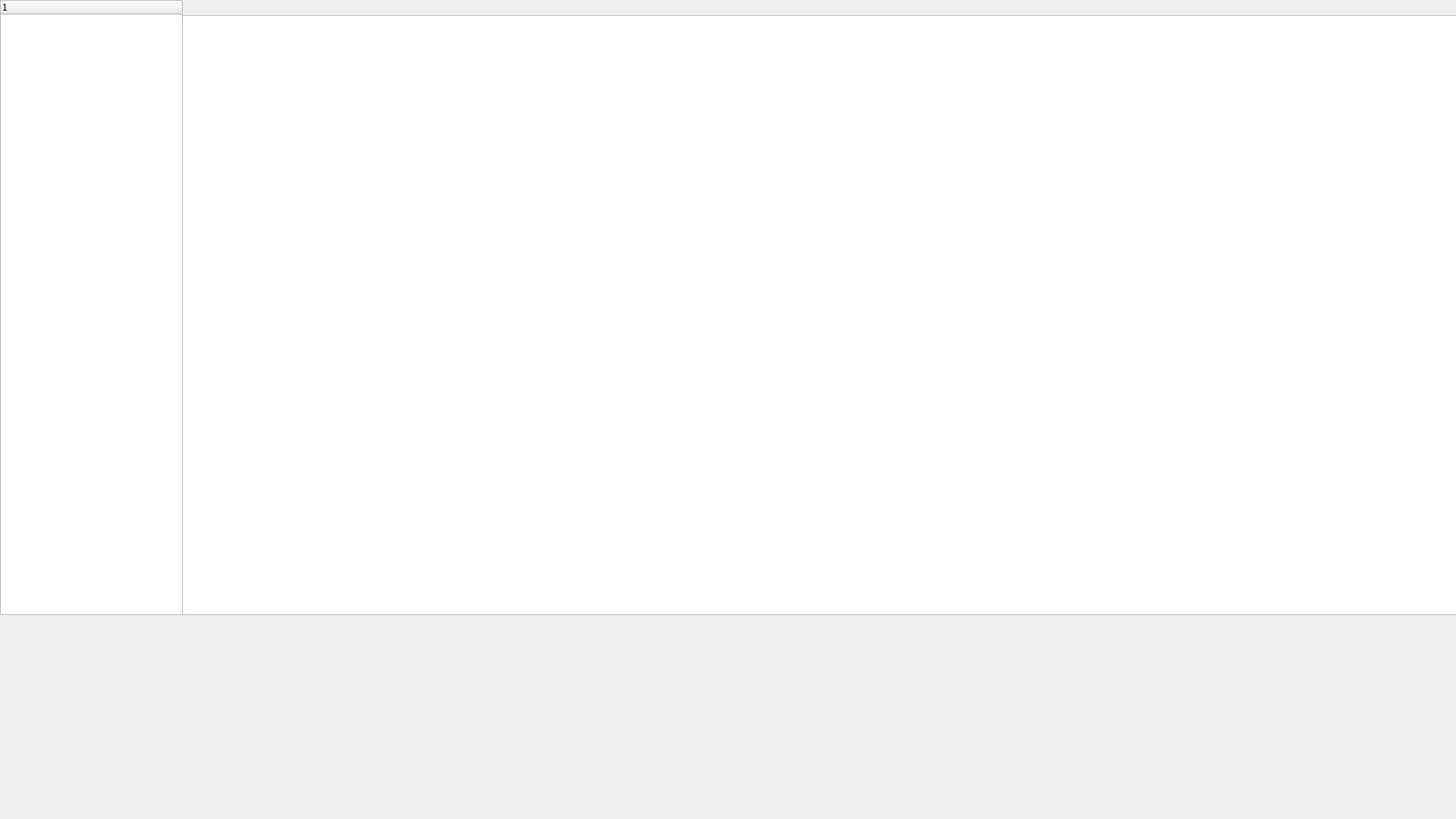
<?xml version="1.0" encoding="UTF-8"?>
<ui version="4.0">
 <class>CodeEditor</class>
 <widget class="QWidget" name="CodeEditor">
  <property name="geometry">
   <rect>
    <x>0</x>
    <y>0</y>
    <width>1920</width>
    <height>1080</height>
   </rect>
  </property>
  <property name="windowTitle">
   <string>Form</string>
  </property>
  <widget class="QTreeWidget" name="treeWidget">
   <property name="geometry">
    <rect>
     <x>0</x>
     <y>0</y>
     <width>241</width>
     <height>811</height>
    </rect>
   </property>
   <column>
    <property name="text">
     <string notr="true">1</string>
    </property>
   </column>
  </widget>
  <widget class="QTextEdit" name="textEdit">
   <property name="geometry">
    <rect>
     <x>240</x>
     <y>20</y>
     <width>1681</width>
     <height>791</height>
    </rect>
   </property>
  </widget>
 </widget>
 <resources/>
 <connections/>
</ui>
